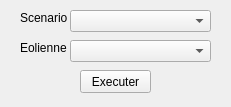
<?xml version="1.0" encoding="UTF-8"?>
<ui version="4.0">
 <class>execScenario</class>
 <widget class="QWidget" name="execScenario">
  <property name="geometry">
   <rect>
    <x>0</x>
    <y>0</y>
    <width>231</width>
    <height>107</height>
   </rect>
  </property>
  <property name="windowTitle">
   <string>Form</string>
  </property>
  <widget class="QPushButton" name="btn_exec">
   <property name="geometry">
    <rect>
     <x>80</x>
     <y>70</y>
     <width>71</width>
     <height>23</height>
    </rect>
   </property>
   <property name="text">
    <string>Executer</string>
   </property>
  </widget>
  <widget class="QComboBox" name="comboEolienne">
   <property name="geometry">
    <rect>
     <x>70</x>
     <y>40</y>
     <width>141</width>
     <height>22</height>
    </rect>
   </property>
  </widget>
  <widget class="QLabel" name="label">
   <property name="geometry">
    <rect>
     <x>20</x>
     <y>10</y>
     <width>51</width>
     <height>16</height>
    </rect>
   </property>
   <property name="text">
    <string>Scenario :</string>
   </property>
  </widget>
  <widget class="QLabel" name="label_2">
   <property name="geometry">
    <rect>
     <x>20</x>
     <y>40</y>
     <width>51</width>
     <height>16</height>
    </rect>
   </property>
   <property name="text">
    <string>Eolienne :</string>
   </property>
  </widget>
  <widget class="QComboBox" name="comboScenario">
   <property name="geometry">
    <rect>
     <x>70</x>
     <y>10</y>
     <width>141</width>
     <height>22</height>
    </rect>
   </property>
  </widget>
 </widget>
 <tabstops>
  <tabstop>comboEolienne</tabstop>
  <tabstop>btn_exec</tabstop>
 </tabstops>
 <resources/>
 <connections/>
</ui>
